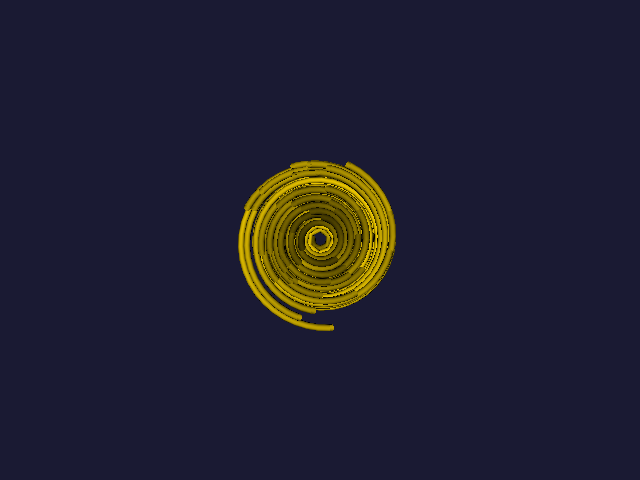

Write Python code to recreate this figure.
#!/usr/bin/env python

# Generate a synthetic vector field on a rectilinear grid and trace
# streamlines through it using vtkStreamTracer, displayed as tubes.

import math

# Factory overrides: importing these modules registers the OpenGL rendering
# and interaction style implementations for vtkRenderingCore factory classes.
import vtkmodules.vtkInteractionStyle  # noqa: F401
import vtkmodules.vtkRenderingOpenGL2  # noqa: F401
# VTK pipeline classes used in this example
from vtkmodules.vtkCommonCore import vtkFloatArray
from vtkmodules.vtkCommonDataModel import vtkImageData
from vtkmodules.vtkFiltersCore import vtkTubeFilter
from vtkmodules.vtkFiltersFlowPaths import vtkStreamTracer
from vtkmodules.vtkFiltersSources import vtkPointSource
from vtkmodules.vtkRenderingCore import (
    vtkActor,
    vtkPolyDataMapper,
    vtkRenderWindow,
    vtkRenderWindowInteractor,
    vtkRenderer,
)

# Colors (normalized RGB)
gold_rgb = (1.0, 0.843, 0.0)
background_rgb = (0.1, 0.1, 0.2)

# Source: create a 3D image data with a swirling vector field
grid_dims = (30, 30, 30)
image_data = vtkImageData()
image_data.SetDimensions(grid_dims)
image_data.SetOrigin(-1.5, -1.5, -1.5)
spacing = 3.0 / (grid_dims[0] - 1)
image_data.SetSpacing(spacing, spacing, spacing)

vectors = vtkFloatArray()
vectors.SetNumberOfComponents(3)
vectors.SetName("Vectors")
for k in range(grid_dims[2]):
    for j in range(grid_dims[1]):
        for i in range(grid_dims[0]):
            x = -1.5 + i * spacing
            y = -1.5 + j * spacing
            z = -1.5 + k * spacing
            r = math.sqrt(x * x + y * y + z * z) + 1e-6
            vx = -y / r
            vy = x / r
            vz = 0.3
            vectors.InsertNextTuple3(vx, vy, vz)

image_data.GetPointData().SetVectors(vectors)

# Seed: generate random seed points near the center
seed_source = vtkPointSource()
seed_source.SetCenter(0, 0, -1.0)
seed_source.SetRadius(0.5)
seed_source.SetNumberOfPoints(50)

# Filter: trace streamlines through the vector field
stream_tracer = vtkStreamTracer()
stream_tracer.SetInputData(image_data)
stream_tracer.SetSourceConnection(seed_source.GetOutputPort())
stream_tracer.SetMaximumPropagation(10)
stream_tracer.SetIntegrationDirectionToForward()
stream_tracer.SetComputeVorticity(False)

# Filter: wrap tubes around the streamlines
tube_filter = vtkTubeFilter()
tube_filter.SetInputConnection(stream_tracer.GetOutputPort())
tube_filter.SetRadius(0.02)
tube_filter.SetNumberOfSides(8)

# Mapper: map the streamline tubes to graphics primitives
mapper = vtkPolyDataMapper()
mapper.SetInputConnection(tube_filter.GetOutputPort())
mapper.ScalarVisibilityOff()

# Actor: assign the mapped geometry
actor = vtkActor()
actor.SetMapper(mapper)
actor.GetProperty().SetColor(gold_rgb)

# Renderer: assemble the scene
renderer = vtkRenderer()
renderer.AddActor(actor)
renderer.SetBackground(background_rgb)

# Render window: display the rendered scene
render_window = vtkRenderWindow()
render_window.AddRenderer(renderer)
render_window.SetWindowName("stream lines")
render_window.SetMultiSamples(0)
render_window.SetSize(640, 480)

# Interactor: handle mouse and keyboard events
render_window_interactor = vtkRenderWindowInteractor()
render_window_interactor.SetRenderWindow(render_window)

# Scene: configure the camera
renderer.ResetCamera()

# Start: launch the interactive visualization
render_window_interactor.Initialize()
render_window_interactor.Start()
